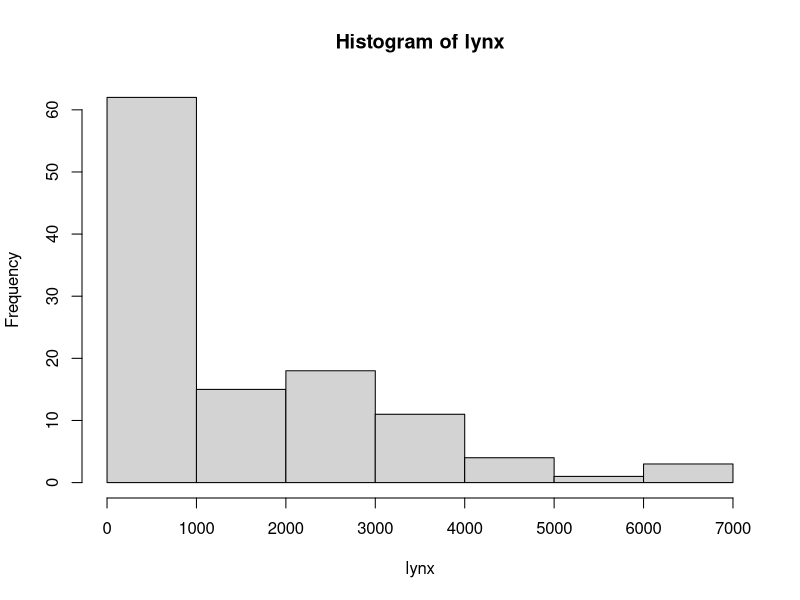
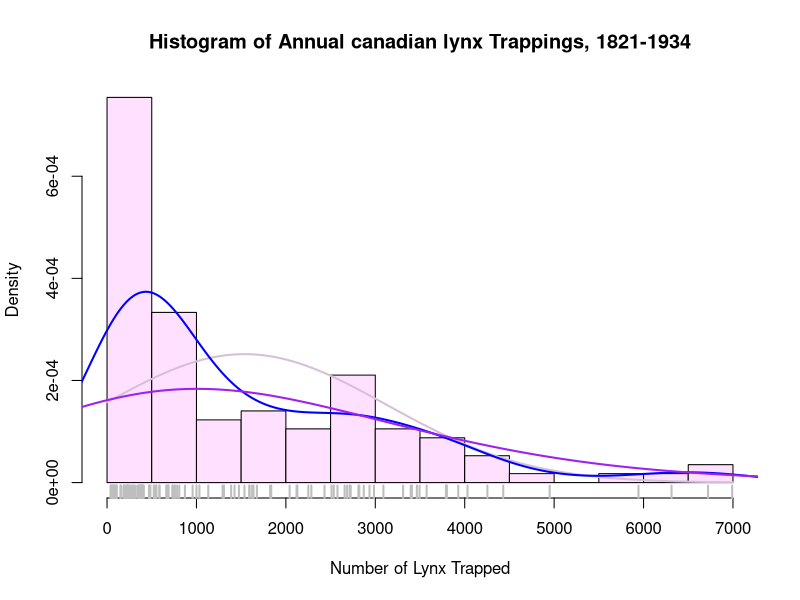

Write R code to recreate these figures, in order.
library(datasets)
?lynx
head(lynx)

#Histogram
hist(lynx)

#add options
hist(lynx,
     breaks = 14, #suggest 14bins
     freq = FALSE, #Axis shows density not frequency
     col = "thistle1",
     main = paste("Histogram of Annual canadian lynx", "Trappings, 1821-1934"),
     xlab = "Number of Lynx Trapped")

#Add a normal distribution
curve(dnorm(x, mean = mean(lynx), sd = sd(lynx)),
      col = "thistle", #color of curve
      lwd = 2, #Line width of 2pixels
      add = TRUE) #stick on previous graph

#Add two kernel density estimators
lines(density(lynx), col = "blue", lwd = 2)
lines(density(lynx, adjust = 3), col = "purple", lwd = 2)

#Add a rug plot
rug(lynx, lwd = 2, col = "gray" )